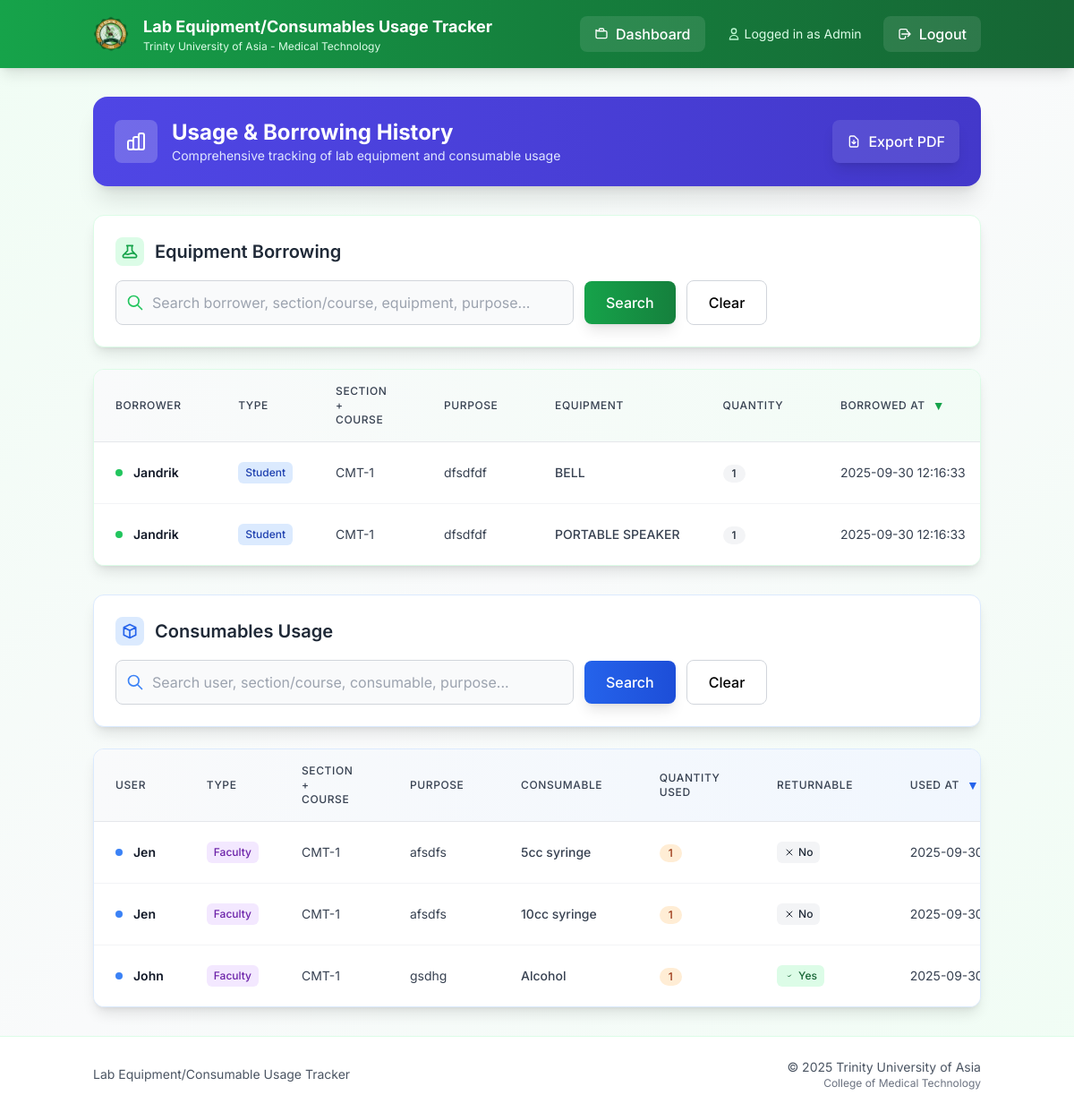
The app's page /history (signed in), older data.
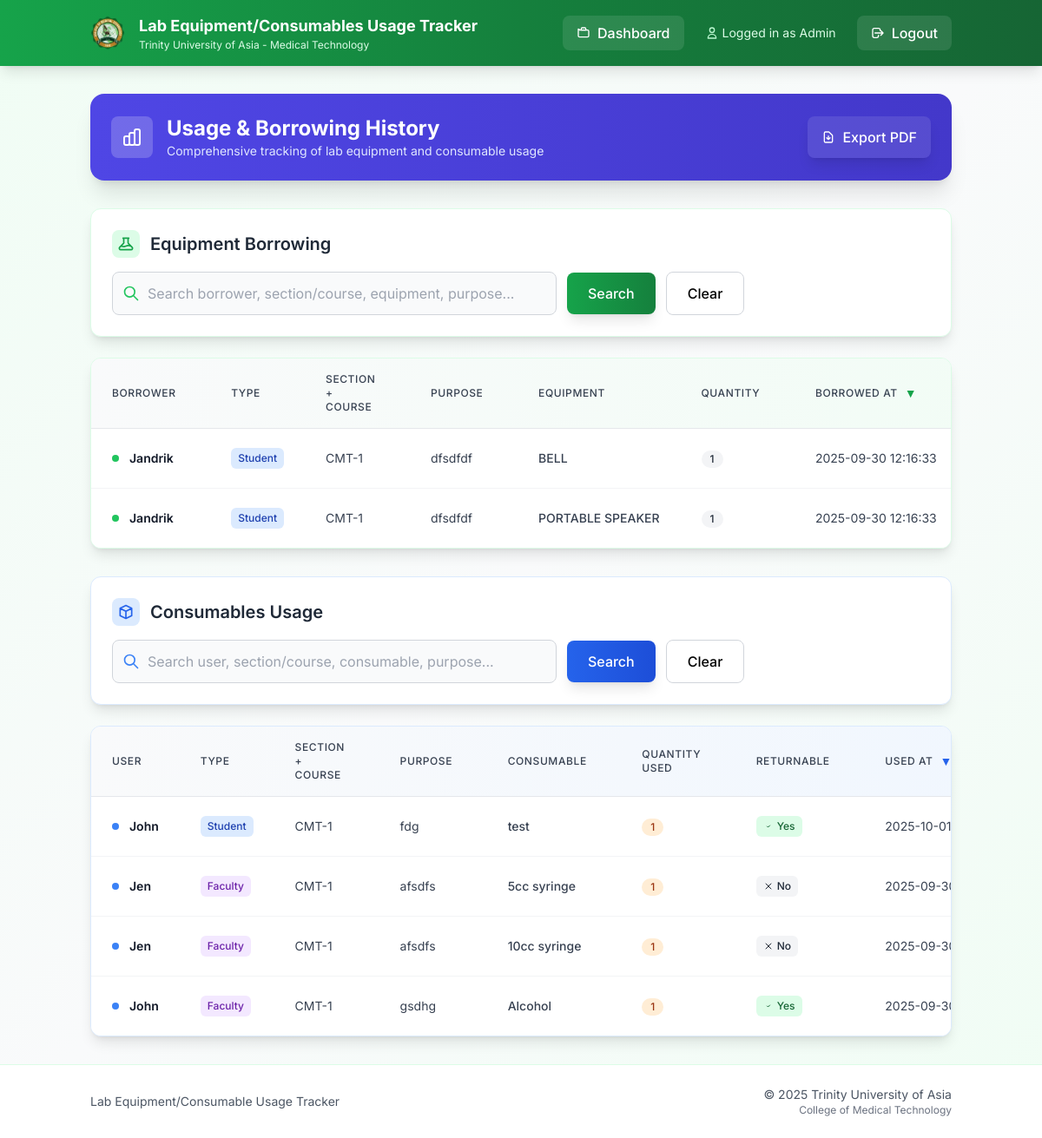
The same page, newer data.
### models.py (models this page shows)
class BorrowLog(db.Model):
    id = db.Column(db.Integer, primary_key=True)
    borrower_name = db.Column(db.String(100), nullable=False)
    borrower_type = db.Column(db.String(20), nullable=False)  # 'student' or 'faculty'
    section_course = db.Column(db.String(150), nullable=False)  # Combined section + course
    purpose = db.Column(db.Text, nullable=False)
    equipment_id = db.Column(db.Integer, db.ForeignKey('equipment.id'))
    quantity_borrowed = db.Column(db.Integer, default=1, nullable=False)
    borrowed_at = db.Column(db.DateTime, default=db.func.current_timestamp())
    returned_at = db.Column(db.DateTime, nullable=True)
    equipment = db.relationship('Equipment', backref='borrow_logs')

class Equipment(db.Model):
    id = db.Column(db.Integer, primary_key=True)
    description = db.Column(db.String(200), nullable=False)
    qty = db.Column(db.Integer)
    date_purchased = db.Column(db.String(20))
    serial_number = db.Column(db.String(100))
    brand_name = db.Column(db.String(100))
    model = db.Column(db.String(100))
    remarks = db.Column(db.String(100))
    location = db.Column(db.String(200))

class UsageLog(db.Model):
    id = db.Column(db.Integer, primary_key=True)
    user_name = db.Column(db.String(100), nullable=False)
    user_type = db.Column(db.String(20), nullable=False)  # 'student' or 'faculty'
    section_course = db.Column(db.String(150), nullable=False)  # Combined section + course
    purpose = db.Column(db.Text, nullable=False)
    consumable_id = db.Column(db.Integer, db.ForeignKey('consumable.id'))
    quantity_used = db.Column(db.Integer)
    used_at = db.Column(db.DateTime, default=db.func.current_timestamp())
    consumable = db.relationship('Consumable', backref='usage_logs')
    returned_at = db.Column(db.DateTime, nullable=True)

class Consumable(db.Model):
    id = db.Column(db.Integer, primary_key=True)
    balance_stock = db.Column(db.Integer)
    unit = db.Column(db.String(50))
    description = db.Column(db.String(200))
    expiration = db.Column(db.String(20))
    lot_number = db.Column(db.String(50))
    date_received = db.Column(db.String(20))
    items_out = db.Column(db.Integer)
    items_on_stock = db.Column(db.Integer)
    previous_month_stock = db.Column(db.Integer)
    units_consumed = db.Column(db.Integer)
    units_expired = db.Column(db.Integer)
    is_returnable = db.Column(db.Boolean, default=False, nullable=False)

### app.py (the view, shortened to what this page needs)
@app.route('/history')
def history():
    if session.get('role') not in ['admin', 'tech']:
        return redirect(url_for('dashboard'))
    b_q = request.args.get('b_q', '').strip()
    b_sort = request.args.get('b_sort', 'borrowed_at')
    b_dir = request.args.get('b_dir', 'desc').lower()
    b_dir = 'desc' if b_dir == 'desc' else 'asc'
    u_q = request.args.get('u_q', '').strip()
    u_sort = request.args.get('u_sort', 'used_at')
    u_dir = request.args.get('u_dir', 'desc').lower()
    u_dir = 'desc' if u_dir == 'desc' else 'asc'
    borrows_sortable = {'borrower_name', 'borrower_type', 'section_course', 'purpose', 'equipment', 'quantity_borrowed', 'borrowed_at', 'returned_at'}
    if b_sort not in borrows_sortable:
        b_sort = 'borrowed_at'
    b_query = BorrowLog.query.outerjoin(Equipment)
    if b_sort == 'equipment':
        b_sort_col = Equipment.description
    else:
        b_sort_col = getattr(BorrowLog, b_sort)
    b_query = b_query.order_by(b_sort_col.desc() if b_dir == 'desc' else b_sort_col.asc())
    borrows = b_query.all()
    usages_sortable = {'user_name', 'user_type', 'section_course', 'purpose', 'consumable', 'quantity_used', 'used_at'}
    if u_sort not in usages_sortable:
        u_sort = 'used_at'
    u_query = UsageLog.query.outerjoin(Consumable)
    if u_sort == 'consumable':
        u_sort_col = Consumable.description
    else:
        u_sort_col = getattr(UsageLog, u_sort)
    u_query = u_query.order_by(u_sort_col.desc() if u_dir == 'desc' else u_sort_col.asc())
    usages = u_query.all()
    return render_template(
        'history.html',
        borrows=borrows,
        usages=usages,
        b_q=b_q, b_sort=b_sort, b_dir=b_dir,
        u_q=u_q, u_sort=u_sort, u_dir=u_dir,
    )

### templates/history.html (shortened to what the changed rows need)
{% extends "base.html" %}
{% block content %}
<div class="bg-gradient-to-r from-indigo-600 to-indigo-700 rounded-2xl shadow-xl text-white p-6 mb-8 medical-shadow-lg">
  <div class="flex items-center justify-between flex-wrap gap-4">
    <div class="flex items-center space-x-4">
      <div>
        <h1 class="text-2xl font-bold">Usage & Borrowing History</h1>
      </div>
    </div>
  </div>
</div>
<div class="mb-8">
  <div class="bg-white rounded-xl shadow-lg border border-green-100 p-6 mb-6 medical-shadow">
    <div class="flex items-center justify-between mb-4">
      <div class="flex items-center space-x-3">
        <h2 class="text-xl font-semibold text-gray-800">Equipment Borrowing</h2>
      </div>
    </div>
  </div>
  <div class="bg-white rounded-xl shadow-lg border border-green-100 overflow-hidden medical-shadow">
    <div class="overflow-x-auto">
      <table class="min-w-full divide-y divide-gray-200">
        <thead class="bg-gradient-to-r from-gray-50 to-green-50">
          <tr>
            {% set _b_sort = b_sort|default('borrowed_at') %}
            {% set _b_dir = b_dir|default('desc') %}
            {% macro sort_link_b(label, field) -%}
              {%- set is_sorted = (_b_sort == field) -%}
              {%- set next_dir = 'desc' if is_sorted and _b_dir == 'asc' else 'asc' -%}
              <a
                href="{{ url_for('history', b_sort=field, b_dir=next_dir, b_q=b_q, u_sort=u_sort, u_dir=u_dir, u_q=u_q) }}"
                class="group inline-flex items-center gap-2 text-gray-700 hover:text-green-700 font-medium transition-colors"
              >
                <span>{{ label }}</span>
                {%- if is_sorted -%}
                  <span class="text-green-600 text-sm">{{ '▲' if _b_dir == 'asc' else '▼' }}</span>
                {%- else -%}
                  <span class="text-gray-400 group-hover:text-green-500 text-sm opacity-0 group-hover:opacity-100 transition-opacity">↕</span>
                {%- endif -%}
              </a>
            {%- endmacro %}
            <th class="px-6 py-4 text-left text-xs font-semibold text-gray-600 uppercase tracking-wider">
              {{ sort_link_b('Borrower', 'borrower_name') }}
            </th>
            <th class="px-6 py-4 text-left text-xs font-semibold text-gray-600 uppercase tracking-wider">
              {{ sort_link_b('Type', 'borrower_type') }}
            </th>
            <th class="px-6 py-4 text-left text-xs font-semibold text-gray-600 uppercase tracking-wider">
              {{ sort_link_b('Section + Course', 'section_course') }}
            </th>
            <th class="px-6 py-4 text-left text-xs font-semibold text-gray-600 uppercase tracking-wider">
              {{ sort_link_b('Purpose', 'purpose') }}
            </th>
            <th class="px-6 py-4 text-left text-xs font-semibold text-gray-600 uppercase tracking-wider">
              {{ sort_link_b('Equipment', 'equipment') }}
            </th>
            <th class="px-6 py-4 text-left text-xs font-semibold text-gray-600 uppercase tracking-wider">
              {{ sort_link_b('Quantity', 'quantity_borrowed') }}
            </th>
            <th class="px-6 py-4 text-left text-xs font-semibold text-gray-600 uppercase tracking-wider">
              {{ sort_link_b('Borrowed At', 'borrowed_at') }}
            </th>
          </tr>
        </thead>
        <tbody class="bg-white divide-y divide-gray-100">
          {% for log in borrows %}
          <tr class="hover:bg-green-50 transition-colors duration-150">
            <td class="px-6 py-4 whitespace-nowrap">
              <div class="flex items-center">
                <div class="h-2 w-2 bg-green-500 rounded-full mr-3"></div>
                <span class="text-sm font-semibold text-gray-900">{{ log.borrower_name }}</span>
              </div>
            </td>
            <td class="px-6 py-4 whitespace-nowrap text-sm text-gray-700">
              <span class="inline-flex items-center px-2 py-1 rounded-md text-xs font-medium {% if log.borrower_type == 'student' %}bg-blue-100 text-blue-800{% else %}bg-purple-100 text-purple-800{% endif %}">
                {{ log.borrower_type.title() }}
              </span>
            </td>
            <td class="px-6 py-4 whitespace-nowrap text-sm text-gray-700">{{ log.section_course }}</td>
            <td class="px-6 py-4 text-sm text-gray-700 max-w-xs truncate" title="{{ log.purpose }}">{{ log.purpose }}</td>
            <td class="px-6 py-4 whitespace-nowrap text-sm text-gray-700 font-medium">{{ log.equipment.description if log.equipment else '—' }}</td>
            <td class="px-6 py-4 whitespace-nowrap text-sm text-gray-700">
              <span class="inline-flex items-center px-2.5 py-0.5 rounded-full text-xs font-medium bg-gray-100 text-gray-800">
                {{ log.quantity_borrowed }}
              </span>
            </td>
            <td class="px-6 py-4 whitespace-nowrap text-sm text-gray-700">{{ log.borrowed_at }}</td>
          </tr>
          {% endfor %}
        </tbody>
      </table>
    </div>
  </div>
</div>
<div>
  <div class="bg-white rounded-xl shadow-lg border border-blue-100 p-6 mb-6 medical-shadow">
    <div class="flex items-center justify-between mb-4">
      <div class="flex items-center space-x-3">
        <h2 class="text-xl font-semibold text-gray-800">Consumables Usage</h2>
      </div>
    </div>
  </div>
  <div class="bg-white rounded-xl shadow-lg border border-blue-100 overflow-hidden medical-shadow">
    <div class="overflow-x-auto">
      <table class="min-w-full divide-y divide-gray-200">
        <thead class="bg-gradient-to-r from-gray-50 to-blue-50">
          <tr>
            {% set _u_sort = u_sort|default('used_at') %}
            {% set _u_dir = u_dir|default('desc') %}
            {% macro sort_link_u(label, field) -%}
              {%- set is_sorted = (_u_sort == field) -%}
              {%- set next_dir = 'desc' if is_sorted and _u_dir == 'asc' else 'asc' -%}
              <a
                href="{{ url_for('history', u_sort=field, u_dir=next_dir, u_q=u_q, b_sort=b_sort, b_dir=b_dir, b_q=b_q) }}"
                class="group inline-flex items-center gap-2 text-gray-700 hover:text-blue-700 font-medium transition-colors"
              >
                <span>{{ label }}</span>
                {%- if is_sorted -%}
                  <span class="text-blue-600 text-sm">{{ '▲' if _u_dir == 'asc' else '▼' }}</span>
                {%- else -%}
                  <span class="text-gray-400 group-hover:text-blue-500 text-sm opacity-0 group-hover:opacity-100 transition-opacity">↕</span>
                {%- endif -%}
              </a>
            {%- endmacro %}
            <th class="px-6 py-4 text-left text-xs font-semibold text-gray-600 uppercase tracking-wider">
              {{ sort_link_u('User', 'user_name') }}
            </th>
            <th class="px-6 py-4 text-left text-xs font-semibold text-gray-600 uppercase tracking-wider">
              {{ sort_link_u('Type', 'user_type') }}
            </th>
            <th class="px-6 py-4 text-left text-xs font-semibold text-gray-600 uppercase tracking-wider">
              {{ sort_link_u('Section + Course', 'section_course') }}
            </th>
            <th class="px-6 py-4 text-left text-xs font-semibold text-gray-600 uppercase tracking-wider">
              {{ sort_link_u('Purpose', 'purpose') }}
            </th>
            <th class="px-6 py-4 text-left text-xs font-semibold text-gray-600 uppercase tracking-wider">
              {{ sort_link_u('Consumable', 'consumable') }}
            </th>
            <th class="px-6 py-4 text-left text-xs font-semibold text-gray-600 uppercase tracking-wider">
              {{ sort_link_u('Quantity Used', 'quantity_used') }}
            </th>
            <th class="px-6 py-4 text-left text-xs font-semibold text-gray-600 uppercase tracking-wider">
              {{ sort_link_u('Returnable', 'returnable') }}
            </th>
            <th class="px-6 py-4 text-left text-xs font-semibold text-gray-600 uppercase tracking-wider">
              {{ sort_link_u('Used At', 'used_at') }}
            </th>
          </tr>
        </thead>
        <tbody class="bg-white divide-y divide-gray-100">
          {% for log in usages %}
          <tr class="hover:bg-blue-50 transition-colors duration-150">
            <td class="px-6 py-4 whitespace-nowrap">
              <div class="flex items-center">
                <div class="h-2 w-2 bg-blue-500 rounded-full mr-3"></div>
                <span class="text-sm font-semibold text-gray-900">{{ log.user_name }}</span>
              </div>
            </td>
            <td class="px-6 py-4 whitespace-nowrap text-sm text-gray-700">
              <span class="inline-flex items-center px-2 py-1 rounded-md text-xs font-medium {% if log.user_type == 'student' %}bg-blue-100 text-blue-800{% else %}bg-purple-100 text-purple-800{% endif %}">
                {{ log.user_type.title() }}
              </span>
            </td>
            <td class="px-6 py-4 whitespace-nowrap text-sm text-gray-700">{{ log.section_course }}</td>
            <td class="px-6 py-4 text-sm text-gray-700 max-w-xs truncate" title="{{ log.purpose }}">{{ log.purpose }}</td>
            <td class="px-6 py-4 whitespace-nowrap text-sm text-gray-700 font-medium">{{ log.consumable.description if log.consumable else '—' }}</td>
            <td class="px-6 py-4 whitespace-nowrap text-sm text-gray-700">
              <span class="inline-flex items-center px-2.5 py-0.5 rounded-full text-xs font-medium bg-orange-100 text-orange-800">
                {{ log.quantity_used }}
              </span>
            </td>
            <td class="px-6 py-4 whitespace-nowrap text-sm text-gray-700">
              {% if log.consumable and log.consumable.is_returnable %}
                <span class="inline-flex items-center px-2 py-1 rounded-md text-xs font-medium bg-green-100 text-green-800">
                  <svg class="h-3 w-3 mr-1" fill="none" stroke="currentColor" viewBox="0 0 24 24">
                    <path stroke-linecap="round" stroke-linejoin="round" stroke-width="2" d="M9 12l2 2 4-4"/>
                  </svg>
                  Yes
                </span>
              {% else %}
                <span class="inline-flex items-center px-2 py-1 rounded-md text-xs font-medium bg-gray-100 text-gray-800">
                  <svg class="h-3 w-3 mr-1" fill="none" stroke="currentColor" viewBox="0 0 24 24">
                    <path stroke-linecap="round" stroke-linejoin="round" stroke-width="2" d="M6 18L18 6M6 6l12 12"/>
                  </svg>
                  No
                </span>
              {% endif %}
            </td>
            <td class="px-6 py-4 whitespace-nowrap text-sm text-gray-700">{{ log.used_at }}</td>
          </tr>
          {% endfor %}
        </tbody>
      </table>
    </div>
  </div>
</div>
{% endblock %}

Row changes from the older to the newer data that the page shows:
added UsageLog: user_name "John", user_type "Student", section_course "CMT-1", purpose "fdg", consumable "test", quantity_used "1", shows "Yes", used_at "2025-10-01…"
